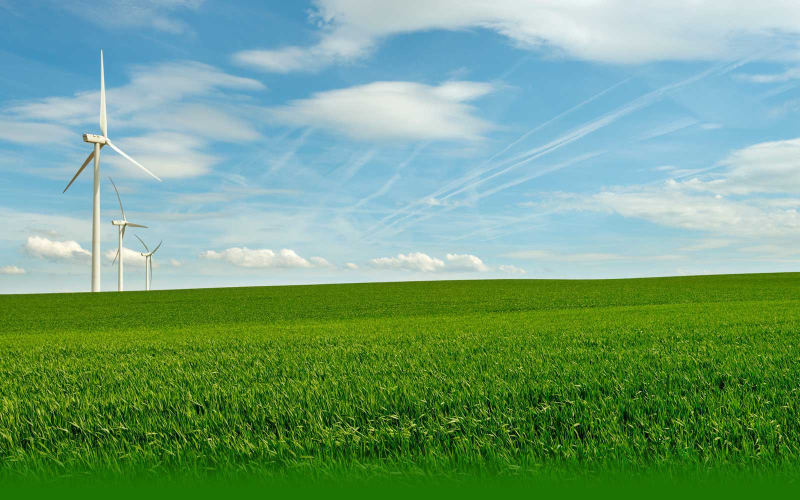
#> input picture background/1.jpg, 1600 x 1000 px (shown at 1/2 size); its folder holds only this picture in this run
$ python use_pillow_bank.py   (older library calls are emulated)
#> lines starting #> are read from the running program, lines starting #| are printed output that depends on the picture
#!/usr/bin/env python
# -*- encoding: utf-8 -*-
'''
@File    :   use_pillow_bank.py
@Time    :   2021/10/13 10:51:35
@Author  :   zhangxl
@Version :   1.0
@Desc    :   None
'''

# here put the import lib
import random
import string
from PIL import Image, ImageDraw, ImageFont, ImageFilter
import os
import glob


# 用来随机生成一个字符串
def gene_text():
    source = list(string.digits)
    for index in range(0, 10):
        source.append(str(index))
    return ''.join(random.sample(source, number))

# [7 lines of commented-out code are left out]
def gene_code(number, space_number):

    text = gene_text()  # 生成字符串
    index_list = random.sample(range(1, number), space_number)
    index_list.append(0)
    index_list.sort()
    full_text = ""
    for i in range(space_number):
        full_text = full_text + text[index_list[i]:index_list[i+1]] + " "
    full_text = full_text + text[index_list[space_number]:]
    full_number = number + space_number
    return full_text, full_number

# 画图
def draw_image(full_text, full_number, font_path,fontcolor, save_path,index,background_path=None,background_color = (200,200,200)):

#> called with full_text = '95164822194 8 37 05670', full_number = 22, font_path = './font/seguihis.ttf', fontcolor = (10, 66, 247), save_path = './all_random', index = '015000', background_path = './background/1.jpg', background_color = (200, 200, 200)
    width_dict = {"CENTURY.TTF":0,"bankcard1.ttf":5,"simsun.ttc":0, "seguihis.ttf":0,}
    height_dict = {"CENTURY.TTF":12,"bankcard1.ttf":0,"simsun.ttc":9, "seguihis.ttf":16,}


    font = ImageFont.truetype(font_path, 50)
    font_width, font_height = font.getsize(full_text)

    width, height = font_width + (full_number*width_dict[os.path.basename(font_path)]) + 5 , font_height-height_dict[os.path.basename(font_path)]
    if background_path != None:
        image = Image.open(background_path)
#> image is the input picture: PIL image 1600x1000 RGB; mean R, G, B 114.4, 159.7, 124.8
        #print(background_path,len(image.split()))

        w, h = image.size
#> w = 1600; h = 1000

        crop_x_max = w - width
#> crop_x_max = 1042
        crop_y_max = h - height
#> crop_y_max = 962

        if crop_x_max < 0 or crop_y_max < 0 or len(image.split()) !=3:

            background = tuple(random.sample(range(0,255),3))
            image = Image.new('RGBA',(width,height),background) #创建图片
        else:
            start_crop_x = random.randint(0, crop_x_max)
#> start_crop_x = 418
            start_crop_y = random.randint(0, crop_y_max)
#> start_crop_y = 565
            end_crop_x = start_crop_x + width
#> end_crop_x = 976
            end_crop_y = start_crop_y + height
#> end_crop_y = 603

            crop_box = (start_crop_x, start_crop_y, end_crop_x, end_crop_y)
#> crop_box = (418, 565, 976, 603)
            image = image.crop(crop_box)
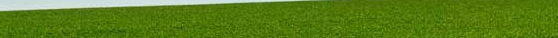
#> image: PIL image 558x38 RGB; mean R, G, B 90.1, 127.1, 26.4
    else:
        image = Image.new('RGBA',(width,height),background_color) #创建图片

    draw = ImageDraw.Draw(image)  # 创建画笔

    x, y = (width - font_width) / \
        full_number, ((height - font_height) / full_number)-height_dict[os.path.basename(font_path)]

    for idx, char in enumerate(full_text):
        #print(fontcolor)
        draw.text((x, y), char, font=font, fill=fontcolor)
        char_w, char_h = draw.textsize(char, font)
        x = x + char_w + width_dict[os.path.basename(font_path)]
        y = y
#> this loop made 22 passes
#> char_w on passes 1 to 12: 27, 27, 27, 27, 27, 27, 27, 27, 27, 27, 27, 14
#> after the loop, x = 555.2

    text = full_text.replace(" ","")
    image = image.filter(ImageFilter.EDGE_ENHANCE_MORE)  # 滤镜，边界加强
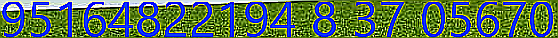
#> image: PIL image 558x38 RGB; mean R, G, B 86.8, 113.4, 86.9

    image.save(os.path.join(save_path, index+'.png'))  # 保存图片
    with open(os.path.join(save_path, index+'.txt'),"w") as f :
        f.write(text)
    f.close()
    del draw

def get_filename(path):

    filename = os.path.basename(path).split(".")[0]
    return filename


if __name__ == "__main__":

    # 生成样本数量
    num = 5000
    start_num = 15000
    all_random = True
    font_path = "./font/"
    font_list = []
    font_types = ('*.ttf', '*.TTF', '*.ttc')
    for font_type in font_types:
        font_list.extend(glob.glob(os.path.join(font_path,font_type)))

    background_path = "./background/"
    background_list = []
    image_types = ('*.jpg', '*.jpeg', '*.png')
    for image_type in image_types:
        background_list.extend(glob.glob(os.path.join(background_path,image_type)))


    if all_random:

        save_path = "./all_random"

        if not os.path.exists(save_path):
            os.mkdir(save_path)

        for i in range(num):

            # 生成几位数的号码
            number = random.randint(16,19)
            # 生成几个空格
            space_number = random.randint(0,4)
            # 随机字体颜色
            fontcolor = tuple(random.sample(range(0,255),3))

            #随机背景
            back_index = random.randint(0,len(background_list)-1)
            background_file = background_list[back_index]
            #随机字体
            font_index = random.randint(0,len(font_list)-1)
            font_file = font_list[font_index]
            #font_file = "./font/seguihis.ttf"#"simsun.ttc" "seguihis.ttf"

            full_text, full_number = gene_code(number, space_number)

            index = str(i+start_num).zfill(6)

            draw_image(full_text, full_number, font_file, fontcolor,save_path,index,background_file)
            print(index)
    else:

        # # # 生成几位数的号码
        # number = 16
        # # 生成几个空格
        # space_number = 3

        fontcolor = (192,192,192)#银色
        save_path = "./font_192_back_rand"
        for i in range(num):

            # 生成几位数的号码
            number = random.randint(16,19)
            # 生成几个空格
            space_number = random.randint(0,4)

            full_text, full_number = gene_code(number, space_number)

            # 字体颜色，默认为蓝色
            #fontcolor = (192,192,192)#银色

            #随机背景
            back_index = random.randint(0,len(background_list)-1)
            background_file = background_list[back_index]

            #随机字体
            font_index = random.randint(0,len(font_list)-1)
            font_file = font_list[font_index]

            #save_path = get_filename(font_file)+ '-' + get_filename(background_file) + '-' + str(number) + '-' + str(space_number)

            if not os.path.exists(save_path):
                os.mkdir(save_path)

            index = str(i+start_num).zfill(6)

            draw_image(full_text, full_number, font_file,fontcolor, save_path,index,background_file)
            print(index)
